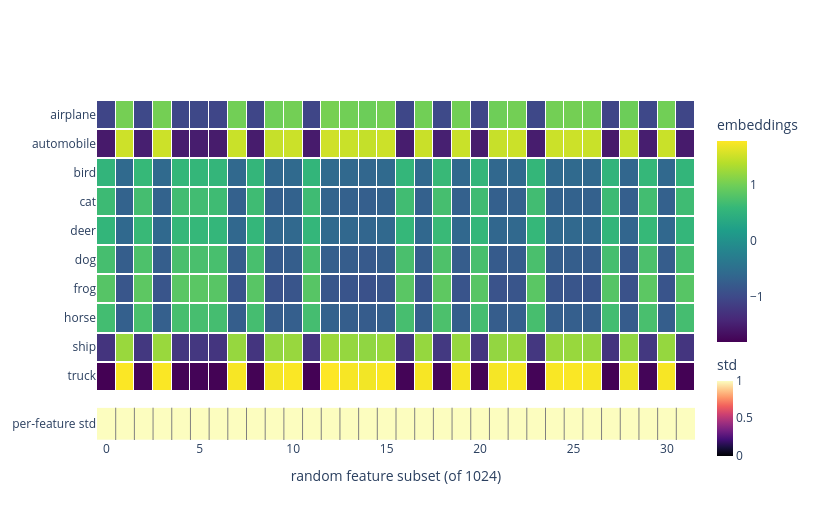

Write notebook code for a chart like this one.
### Code cell
import numpy as np
import plotly.graph_objects as go
from plotly.subplots import make_subplots

# one sample per CIFAR-10 class -> 10 distinct rows, all 10 classes
targets = np.array(val_dataset.targets)
class_idx = [int(np.where(targets == c)[0][0]) for c in range(10)]
class_names = [val_dataset.classes[c] for c in range(10)]
batch = torch.stack([val_dataset[i][0] for i in class_idx])          # (10, 3, 32, 32)

model.eval()
with torch.no_grad():
    _, z1 = model(batch)          # projector output = the VICReg embedding, (10, 1024)

# 32 RANDOM features out of the 1024-dim projection (seeded for a stable figure)
rng = np.random.default_rng(0)
feat_idx = np.sort(rng.choice(z1.shape[1], size=32, replace=False))
z = z1[:, feat_idx].numpy()       # (10, 32)
std = z.std(axis=0)               # per-feature std across the 10 classes

fig = make_subplots(
    rows=2, cols=1, shared_xaxes=True,
    row_heights=[0.9, 0.1], vertical_spacing=0.05,
)

# main heatmap: rows = class, cols = random feature subset.
# xgap + ygap -> white grid (shows through against dark viridis cells)
fig.add_trace(
    go.Heatmap(
        z=z,
        y=class_names,
        colorscale="Viridis",
        xgap=1, ygap=2,
        colorbar=dict(title="embeddings", len=0.72, y=0.62),
    ),
    row=1, col=1,
)

# thin std bar: pinned to a healthy reference (0..1). std1 keeps per-feature std ~1 -> bright.
fig.add_trace(
    go.Heatmap(
        z=std[None, :],
        y=["per-feature std"],
        colorscale="Magma",
        zmin=0.0, zmax=1.0,
        showscale=True,
        colorbar=dict(title="std", len=0.35, y=0.10, thickness=16, tickvals=[0.0, 0.5, 1.0]),
    ),
    row=2, col=1,
)

# std cells are bright, so white gaps are invisible -> draw gray separator lines instead
for b in np.arange(0.5, len(feat_idx) - 1 + 0.5, 1.0):
    fig.add_vline(x=b, row=2, col=1, line_width=1, line_color="gray")

fig.update_layout(
    plot_bgcolor="white",
    height=520, width=820,
)
fig.update_xaxes(title_text="random feature subset (of 1024)", row=2, col=1)
fig.update_yaxes(autorange="reversed", row=1, col=1)  # class 0 on top, like imshow
fig.show()

### Figure 1 — Plotly figure (JSON) as saved in the notebook; plotly's stock layout.template omitted (floating-point values rounded to 4 significant figures; data arrays with more than 128 entries replaced by an {"elided": "..."} marker saying what was removed)
{"data": [{"colorbar": {"len": 0.72, "title": {"text": "embeddings"}, "y": 0.62}, "colorscale": [[0, "#440154"], [0.1111, "#482878"], [0.2222, "#3e4989"], [0.3333, "#31688e"], [0.4444, "#26828e"], [0.5556, "#1f9e89"], [0.6667, "#35b779"], [0.7778, "#6ece58"], [0.8889, "#b5de2b"], [1, "#fde725"]], "type": "heatmap", "xaxis": "x", "xgap": 1, "y": ["airplane", "automobile", "bird", "cat", "deer", "dog", "frog", "horse", "ship", "truck"], "yaxis": "y", "ygap": 2, "z": {"elided": "10x32 float values"}}, {"colorbar": {"len": 0.35, "thickness": 16, "tickvals": [0, 0.5, 1], "title": {"text": "std"}, "y": 0.1}, "colorscale": [[0, "#000004"], [0.1111, "#180f3d"], [0.2222, "#440f76"], [0.3333, "#721f81"], [0.4444, "#9e2f7f"], [0.5556, "#cd4071"], [0.6667, "#f1605d"], [0.7778, "#fd9668"], [0.8889, "#feca8d"], [1, "#fcfdbf"]], "showscale": true, "type": "heatmap", "xaxis": "x2", "y": ["per-feature std"], "yaxis": "y2", "z": [[1.034, 1.034, 1.034, 1.034, 1.034, 1.034, 1.034, 1.034, 1.034, 1.034, 1.034, 1.034, 1.034, 1.034, 1.034, 1.034, 1.034, 1.034, 1.034, 1.034, 1.034, 1.034, 1.034, 1.034, 1.034, 1.034, 1.034, 1.034, 1.034, 1.034, 1.034, 1.034]], "zmax": 1, "zmin": 0}], "layout": {"height": 520, "plot_bgcolor": "white", "shapes": [{"line": {"color": "gray", "width": 1}, "type": "line", "x0": 0.5, "x1": 0.5, "xref": "x2", "y0": 0, "y1": 1, "yref": "y2 domain"}, {"line": {"color": "gray", "width": 1}, "type": "line", "x0": 1.5, "x1": 1.5, "xref": "x2", "y0": 0, "y1": 1, "yref": "y2 domain"}, {"line": {"color": "gray", "width": 1}, "type": "line", "x0": 2.5, "x1": 2.5, "xref": "x2", "y0": 0, "y1": 1, "yref": "y2 domain"}, {"line": {"color": "gray", "width": 1}, "type": "line", "x0": 3.5, "x1": 3.5, "xref": "x2", "y0": 0, "y1": 1, "yref": "y2 domain"}, {"line": {"color": "gray", "width": 1}, "type": "line", "x0": 4.5, "x1": 4.5, "xref": "x2", "y0": 0, "y1": 1, "yref": "y2 domain"}, {"line": {"color": "gray", "width": 1}, "type": "line", "x0": 5.5, "x1": 5.5, "xref": "x2", "y0": 0, "y1": 1, "yref": "y2 domain"}, {"line": {"color": "gray", "width": 1}, "type": "line", "x0": 6.5, "x1": 6.5, "xref": "x2", "y0": 0, "y1": 1, "yref": "y2 domain"}, {"line": {"color": "gray", "width": 1}, "type": "line", "x0": 7.5, "x1": 7.5, "xref": "x2", "y0": 0, "y1": 1, "yref": "y2 domain"}, {"line": {"color": "gray", "width": 1}, "type": "line", "x0": 8.5, "x1": 8.5, "xref": "x2", "y0": 0, "y1": 1, "yref": "y2 domain"}, {"line": {"color": "gray", "width": 1}, "type": "line", "x0": 9.5, "x1": 9.5, "xref": "x2", "y0": 0, "y1": 1, "yref": "y2 domain"}, {"line": {"color": "gray", "width": 1}, "type": "line", "x0": 10.5, "x1": 10.5, "xref": "x2", "y0": 0, "y1": 1, "yref": "y2 domain"}, {"line": {"color": "gray", "width": 1}, "type": "line", "x0": 11.5, "x1": 11.5, "xref": "x2", "y0": 0, "y1": 1, "yref": "y2 domain"}, {"line": {"color": "gray", "width": 1}, "type": "line", "x0": 12.5, "x1": 12.5, "xref": "x2", "y0": 0, "y1": 1, "yref": "y2 domain"}, {"line": {"color": "gray", "width": 1}, "type": "line", "x0": 13.5, "x1": 13.5, "xref": "x2", "y0": 0, "y1": 1, "yref": "y2 domain"}, {"line": {"color": "gray", "width": 1}, "type": "line", "x0": 14.5, "x1": 14.5, "xref": "x2", "y0": 0, "y1": 1, "yref": "y2 domain"}, {"line": {"color": "gray", "width": 1}, "type": "line", "x0": 15.5, "x1": 15.5, "xref": "x2", "y0": 0, "y1": 1, "yref": "y2 domain"}, {"line": {"color": "gray", "width": 1}, "type": "line", "x0": 16.5, "x1": 16.5, "xref": "x2", "y0": 0, "y1": 1, "yref": "y2 domain"}, {"line": {"color": "gray", "width": 1}, "type": "line", "x0": 17.5, "x1": 17.5, "xref": "x2", "y0": 0, "y1": 1, "yref": "y2 domain"}, {"line": {"color": "gray", "width": 1}, "type": "line", "x0": 18.5, "x1": 18.5, "xref": "x2", "y0": 0, "y1": 1, "yref": "y2 domain"}, {"line": {"color": "gray", "width": 1}, "type": "line", "x0": 19.5, "x1": 19.5, "xref": "x2", "y0": 0, "y1": 1, "yref": "y2 domain"}, {"line": {"color": "gray", "width": 1}, "type": "line", "x0": 20.5, "x1": 20.5, "xref": "x2", "y0": 0, "y1": 1, "yref": "y2 domain"}, {"line": {"color": "gray", "width": 1}, "type": "line", "x0": 21.5, "x1": 21.5, "xref": "x2", "y0": 0, "y1": 1, "yref": "y2 domain"}, {"line": {"color": "gray", "width": 1}, "type": "line", "x0": 22.5, "x1": 22.5, "xref": "x2", "y0": 0, "y1": 1, "yref": "y2 domain"}, {"line": {"color": "gray", "width": 1}, "type": "line", "x0": 23.5, "x1": 23.5, "xref": "x2", "y0": 0, "y1": 1, "yref": "y2 domain"}, {"line": {"color": "gray", "width": 1}, "type": "line", "x0": 24.5, "x1": 24.5, "xref": "x2", "y0": 0, "y1": 1, "yref": "y2 domain"}, {"line": {"color": "gray", "width": 1}, "type": "line", "x0": 25.5, "x1": 25.5, "xref": "x2", "y0": 0, "y1": 1, "yref": "y2 domain"}, {"line": {"color": "gray", "width": 1}, "type": "line", "x0": 26.5, "x1": 26.5, "xref": "x2", "y0": 0, "y1": 1, "yref": "y2 domain"}, {"line": {"color": "gray", "width": 1}, "type": "line", "x0": 27.5, "x1": 27.5, "xref": "x2", "y0": 0, "y1": 1, "yref": "y2 domain"}, {"line": {"color": "gray", "width": 1}, "type": "line", "x0": 28.5, "x1": 28.5, "xref": "x2", "y0": 0, "y1": 1, "yref": "y2 domain"}, {"line": {"color": "gray", "width": 1}, "type": "line", "x0": 29.5, "x1": 29.5, "xref": "x2", "y0": 0, "y1": 1, "yref": "y2 domain"}, {"line": {"color": "gray", "width": 1}, "type": "line", "x0": 30.5, "x1": 30.5, "xref": "x2", "y0": 0, "y1": 1, "yref": "y2 domain"}], "width": 820, "xaxis": {"anchor": "y", "domain": [0, 1], "matches": "x2", "showticklabels": false}, "xaxis2": {"anchor": "y2", "domain": [0, 1], "title": {"text": "random feature subset (of 1024)"}}, "yaxis": {"anchor": "x", "autorange": "reversed", "domain": [0.145, 1]}, "yaxis2": {"anchor": "x2", "domain": [0, 0.095]}}}
